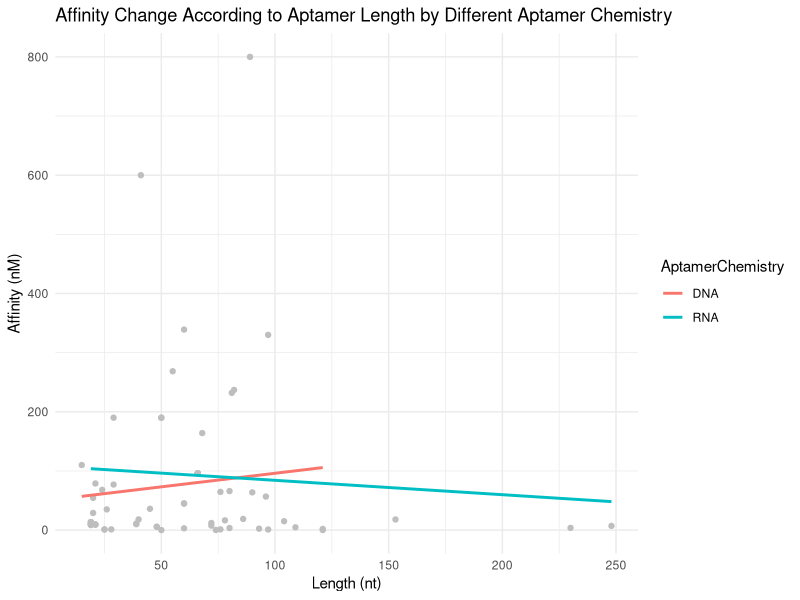
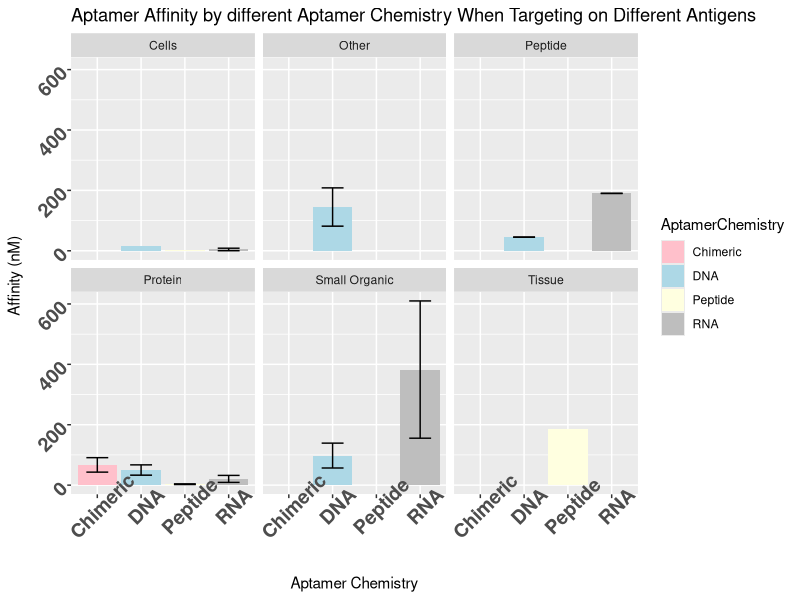
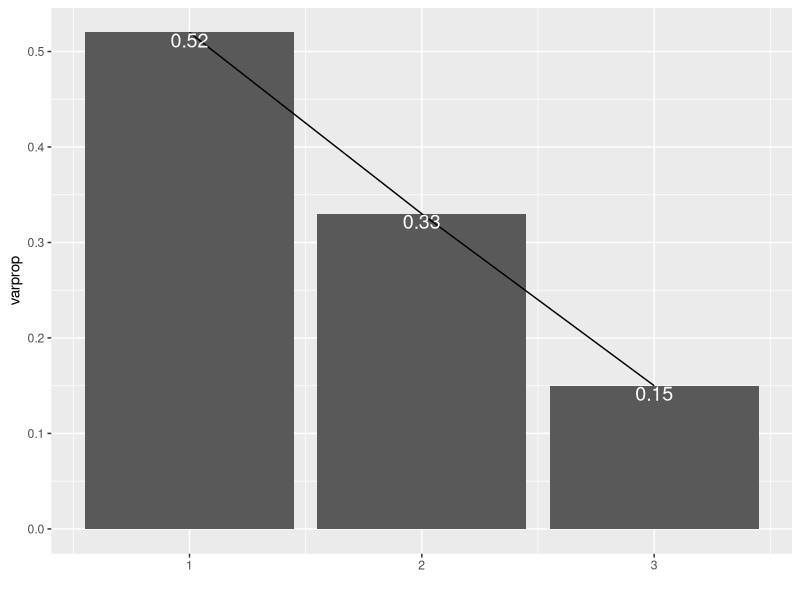
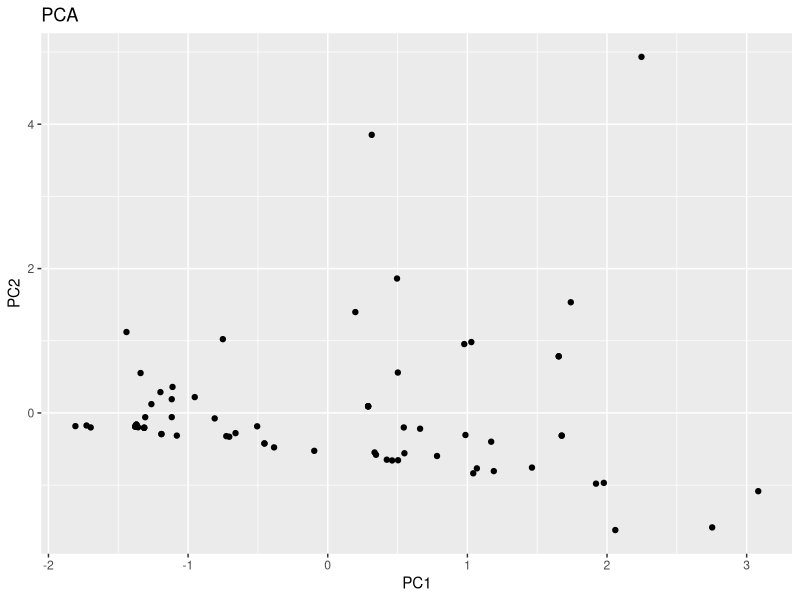
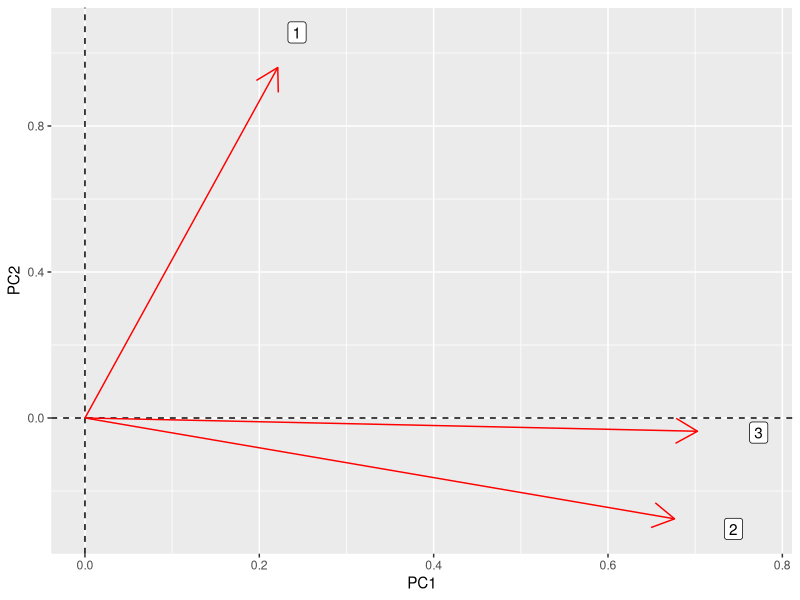

The R source for these figures, in order:
## ---- chunk 1
knitr::opts_chunk$set(echo = TRUE)
## ---- chunk 2
library(tidyr)
library(dplyr)
Aptamer<- read.csv("Aptamer.csv")
Target<- read.csv("Target.csv")
Aptamer%>%tidyr::drop_na()%>%
  tibble::rowid_to_column()%>%
   gather(`Length`, `Affinity`,`MW`, key = "Type", value = "Numeric_value")%>%
   spread(Type, Numeric_value)%>%select(-rowid)->Aptamer
Target%>%tidyr::drop_na()%>%
  tibble::rowid_to_column()%>%
   gather(`Reference`, `Year`, key = "Article", value = "Reference")%>%
  spread(Article, Reference)%>%select(-rowid)->Target
## ---- chunk 3
inner_join(Aptamer, Target, by="Target")%>%select(-"Name")->Aptagen
Aptagen1<-Aptagen[c("Aptamer","AptamerChemistry","Target","Antigen",
    "Affinity","Length","MW","Reference","Year")]
## ---- chunk 4
Aptagen1%>%summarize_at(c("Affinity","Length", "MW"), mean, na.rm=T)
## ---- chunk 5
Aptagen1%>%filter(`AptamerChemistry`=="DNA")%>%group_by(Antigen)%>%
  summarise(Mean_Affinity=mean(`Affinity`, na.rm=T), 
            SD_Affinity=sd(`Affinity`, na.rm=T), n())%>%arrange(Mean_Affinity)
## ---- chunk 6
Aptagen1%>%filter(`AptamerChemistry`=="RNA")%>%group_by(Antigen)%>%
  summarise(Mean_Affinity=mean(`Affinity`, na.rm=T),
            SD_Affinity=sd(`Affinity`, na.rm=T), n())%>%arrange(SD_Affinity)
## ---- chunk 7
Aptagen1%>%filter(`Antigen`=="Protein")%>%group_by(`AptamerChemistry`)%>%
  summarise(Mean_Affinity=mean(`Affinity`, na.rm=T), 
            SD_Affinity=sd(`Affinity`, na.rm=T), n())%>%arrange(Mean_Affinity)
## ---- chunk 8
Aptagen1%>%group_by(`AptamerChemistry`,`Antigen`)%>%
  summarize_at(c("Affinity"), mean, na.rm=T)%>%
  arrange(desc(`Affinity`))
## ---- chunk 9
Aptagen1%>%mutate(Time=Year<2000)%>%
  group_by(Time,`Antigen`)%>%filter(`Antigen`=="Protein")%>%
  summarize_at(c("Affinity","Length", "MW"), mean, na.rm=T)
## ---- chunk 10
Aptagen1%>%mutate(Time=Year<2000)%>%
  group_by(Time,`AptamerChemistry`)%>%filter(`AptamerChemistry` %in% c("DNA", "RNA"))%>%
  summarize_at(c("Affinity","Length", "MW"), mean,na.rm=T)
## ---- chunk 11
Aptagen1%>%mutate(Size=`Affinity`<74.44)%>%
  group_by(Size,`AptamerChemistry`)%>%filter(`AptamerChemistry`=="DNA")%>%
  summarize_at(c("Length", "MW"), mean, na.rm=T)
## ---- chunk 12
Aptagen1%>%mutate(Size=`Affinity`<74.44)%>%
  group_by(Size,`AptamerChemistry`)%>%filter(`AptamerChemistry`=="RNA")%>%
  summarize_at(c("Length", "MW"), mean, na.rm=T)
## ---- chunk 13
Aptagen1%>%mutate(NTP=MW/`Length`)%>%
  group_by(`AptamerChemistry`)%>%
  summarise(mean_NTP=mean(NTP))%>%arrange(mean_NTP)
## ---- chunk 14
library(ggplot2)
Aptagen1%>%filter(`AptamerChemistry` %in% c("DNA", "RNA"))->Aptagen2
ggplot(data=Aptagen2, aes(x=`Length`,y=`Affinity`))+
  geom_point(color='grey')+
  theme_minimal()+
  geom_smooth(aes(color=`AptamerChemistry`),method = "lm", se = FALSE)+
  ggtitle("Affinity Change According to Aptamer Length by Different Aptamer Chemistry") +   
  ylab("Affinity (nM)")+ 
  xlab("Length (nt)")
## ---- chunk 15
ggplot(data=Aptagen1, aes(x =`AptamerChemistry`,y=`Affinity`,fill=`AptamerChemistry`))+
  geom_bar(stat="summary", fun.y="mean")+
  geom_errorbar(stat="summary", width=0.5)+
  theme(axis.text.x = element_text(face="bold",size=14, angle=45),
          axis.text.y = element_text(face="bold",size=14, angle=45))+
  scale_fill_manual(values=c("Chimeric"="pink","DNA"="light blue", 
                             "Peptide"="light yellow","RNA"="grey"))+
  ggtitle("Aptamer Affinity by different Aptamer Chemistry When Targeting on Different Antigens")+
  xlab("Aptamer Chemistry")+ylab("Affinity (nM)")+
  facet_wrap(~`Antigen`)
## ---- chunk 16
Aptagen1%>%select_if(is.numeric)->Aptagen3
Aptagen3 = data.frame(scale(Aptagen3))
Aptagen_pca<-princomp(Aptagen3)
summary(Aptagen_pca, loadings=T)
eig1<-Aptagen_pca$sdev^2
varprop=round(eig1/sum(eig1),2)
ggplot()+geom_bar(aes(y=varprop,x=1:3),stat="identity")+xlab("")+
  geom_path(aes(y=varprop,x=1:3))+
 geom_text(aes(x=1:3,y=varprop,label=round(varprop,2)),vjust=1,col="white",size=5)
## ---- chunk 17
summary(Aptagen_pca, loadings=T)
APCA<-data.frame(PC1=Aptagen_pca$scores[,1],PC2=Aptagen_pca$scores[,2])
ggplot(APCA, aes(x=PC1,y=PC2))+
  geom_point()+
 xlab("PC1")+ylab("PC2")+ggtitle("PCA")
## ---- chunk 18
Aptagen_pca$loadings[1:3,1:3]%>%as.data.frame%>%tibble::rowid_to_column()%>%
ggplot()+geom_hline(aes(yintercept=0),lty=2)+
 geom_vline(aes(xintercept=0),lty=2)+ylab("PC2")+xlab("PC1")+
 geom_segment(aes(x=0,y=0,xend=Comp.1,yend=Comp.2),arrow=arrow(),col="red")+
 geom_label(aes(x=Comp.1*1.1,y=Comp.2*1.1,label=rowid))
